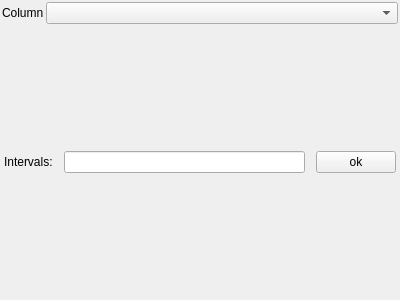
<?xml version="1.0" encoding="UTF-8"?>
<ui version="4.0">
 <class>GroupPlotGui</class>
 <widget class="QDockWidget" name="GroupPlotGui">
  <property name="geometry">
   <rect>
    <x>0</x>
    <y>0</y>
    <width>400</width>
    <height>300</height>
   </rect>
  </property>
  <widget class="QWidget" name="dockWidgetContents">
   <layout class="QVBoxLayout" name="verticalLayout">
    <property name="spacing">
     <number>2</number>
    </property>
    <property name="leftMargin">
     <number>2</number>
    </property>
    <property name="topMargin">
     <number>2</number>
    </property>
    <property name="rightMargin">
     <number>2</number>
    </property>
    <property name="bottomMargin">
     <number>2</number>
    </property>
    <item>
     <layout class="QHBoxLayout" name="horizontalLayout">
      <property name="spacing">
       <number>2</number>
      </property>
      <property name="sizeConstraint">
       <enum>QLayout::SetMinimumSize</enum>
      </property>
      <item>
       <widget class="QLabel" name="label">
        <property name="sizePolicy">
         <sizepolicy hsizetype="Preferred" vsizetype="Preferred">
          <horstretch>0</horstretch>
          <verstretch>0</verstretch>
         </sizepolicy>
        </property>
        <property name="text">
         <string>Column</string>
        </property>
       </widget>
      </item>
      <item>
       <widget class="QComboBox" name="comboBox">
        <property name="sizePolicy">
         <sizepolicy hsizetype="Expanding" vsizetype="Fixed">
          <horstretch>0</horstretch>
          <verstretch>0</verstretch>
         </sizepolicy>
        </property>
       </widget>
      </item>
     </layout>
    </item>
    <item>
     <widget class="QWidget" name="intervalsWidget" native="true">
      <layout class="QHBoxLayout" name="horizontalLayout_2">
       <property name="spacing">
        <number>2</number>
       </property>
       <property name="sizeConstraint">
        <enum>QLayout::SetMinimumSize</enum>
       </property>
       <property name="leftMargin">
        <number>2</number>
       </property>
       <property name="topMargin">
        <number>2</number>
       </property>
       <property name="rightMargin">
        <number>2</number>
       </property>
       <property name="bottomMargin">
        <number>2</number>
       </property>
       <item>
        <widget class="QLabel" name="intervalsLabel">
         <property name="text">
          <string>Intervals:</string>
         </property>
        </widget>
       </item>
       <item>
        <widget class="QLabel" name="fromLabel">
         <property name="text">
          <string/>
         </property>
        </widget>
       </item>
       <item>
        <widget class="QLineEdit" name="intervals"/>
       </item>
       <item>
        <widget class="QLabel" name="toLabel">
         <property name="text">
          <string/>
         </property>
        </widget>
       </item>
       <item>
        <widget class="QPushButton" name="changeIntervals">
         <property name="sizePolicy">
          <sizepolicy hsizetype="Minimum" vsizetype="Fixed">
           <horstretch>0</horstretch>
           <verstretch>0</verstretch>
          </sizepolicy>
         </property>
         <property name="text">
          <string>ok</string>
         </property>
        </widget>
       </item>
      </layout>
     </widget>
    </item>
   </layout>
  </widget>
 </widget>
 <resources/>
 <connections>
  <connection>
   <sender>intervals</sender>
   <signal>returnPressed()</signal>
   <receiver>changeIntervals</receiver>
   <slot>click()</slot>
   <hints>
    <hint type="sourcelabel">
     <x>188</x>
     <y>228</y>
    </hint>
    <hint type="destinationlabel">
     <x>359</x>
     <y>229</y>
    </hint>
   </hints>
  </connection>
 </connections>
</ui>
